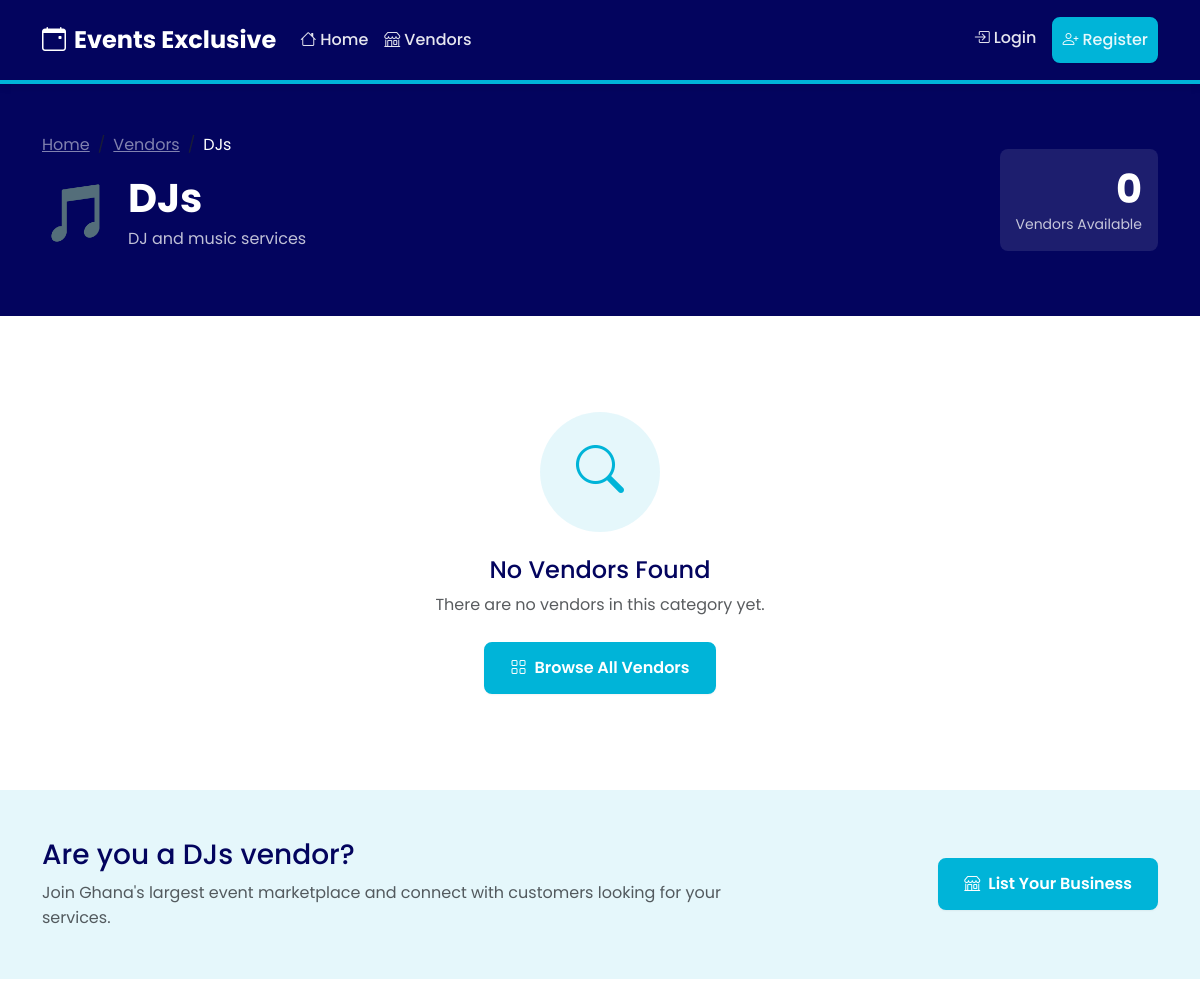
Page /vendors/category/djs/ (upper part) on the earlier database version.
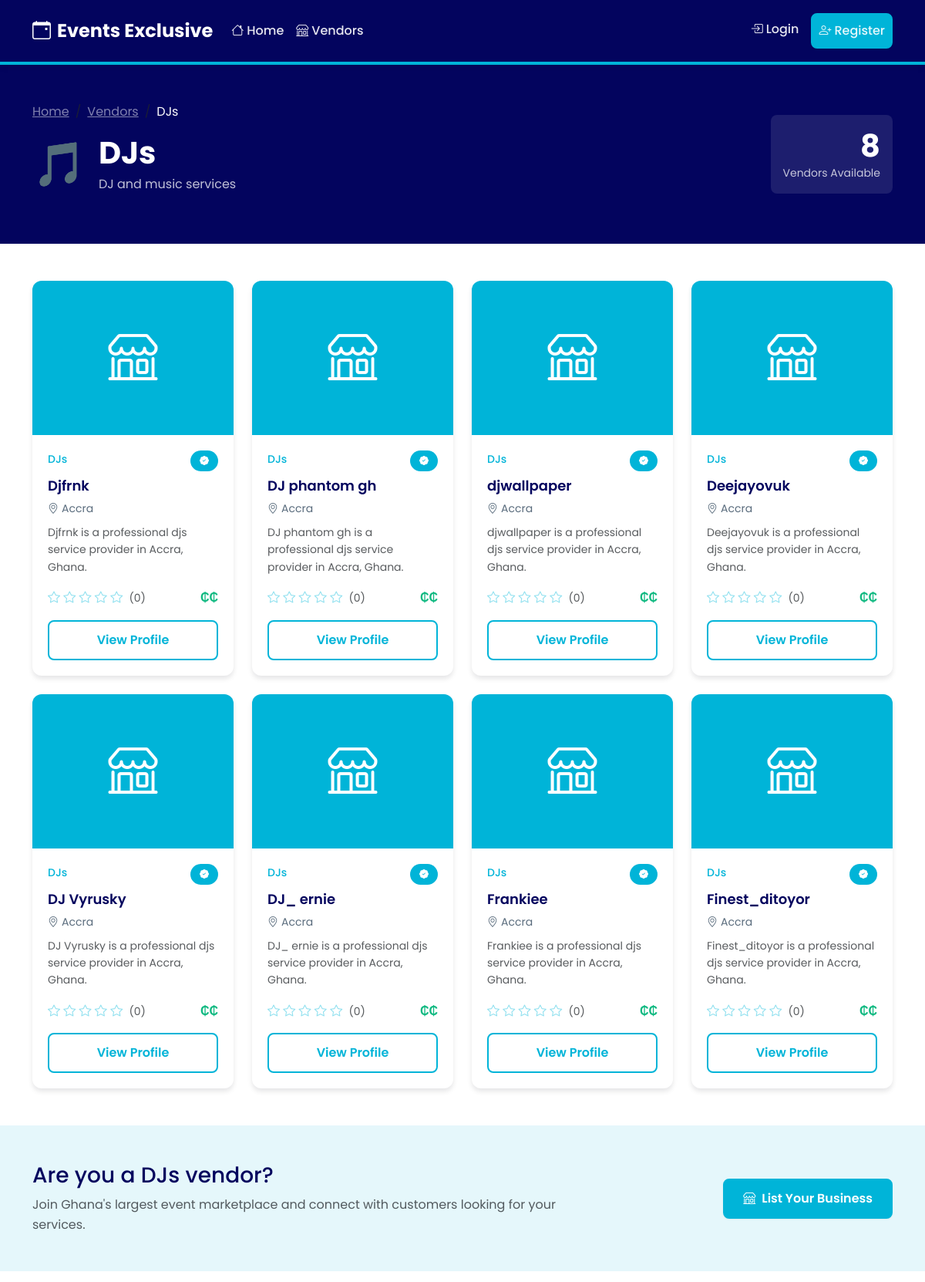
Same page on the later database version.
### vendors/models.py (models this page shows, shortened)
class Vendor(models.Model):
    STATUS_CHOICES = [
        ('pending', 'Pending'),
        ('active', 'Active'),
        ('suspended', 'Suspended'),
    ]
    PRICE_TIER_CHOICES = [
        ('low', 'Low (₵)'),
        ('medium', 'Medium (₵₵)'),
        ('high', 'High (₵₵₵)'),
    ]
    id = models.UUIDField(primary_key=True, default=uuid.uuid4, editable=False)
    user = models.ForeignKey('accounts.User', on_delete=models.CASCADE, related_name='vendors', null=True, blank=True)
    category = models.ForeignKey('categories.Category', on_delete=models.PROTECT, related_name='vendors')
    name = models.CharField(max_length=255)
    slug = models.SlugField(max_length=255, unique=True)
    subcategory = models.CharField(max_length=100, blank=True)
    description = models.TextField()
    address = models.CharField(max_length=500)
    city = models.CharField(max_length=100, default='Accra')
    neighborhood = models.CharField(max_length=100, blank=True)
    latitude = models.DecimalField(max_digits=9, decimal_places=6, null=True, blank=True)
    longitude = models.DecimalField(max_digits=9, decimal_places=6, null=True, blank=True)
    phone_number = models.CharField(max_length=20)
    email = models.EmailField()
    website = models.URLField(blank=True)
    social_links = models.JSONField(
        default=dict,
        blank=True,
        help_text="JSON object with instagram, facebook, twitter keys"
    )
    images = models.JSONField(default=list, blank=True, help_text="Array of image URLs")
    tags = models.JSONField(default=list, blank=True, help_text="Array of tags")
    price_tier = models.CharField(max_length=10, choices=PRICE_TIER_CHOICES, default='medium')
    estimated_price_range = models.CharField(max_length=100, blank=True, help_text="e.g. '₵500 - ₵2000'")
    rating = models.DecimalField(
        max_digits=3,
        decimal_places=2,
        default=0.00,
        validators=[MinValueValidator(0), MaxValueValidator(5)]
    )
    reviews_count = models.IntegerField(default=0)
    verified = models.BooleanField(default=False)
    status = models.CharField(max_length=10, choices=STATUS_CHOICES, default='pending')
    subscription_plan = models.ForeignKey(
        'billing.SubscriptionPlan',
        on_delete=models.SET_NULL,
        null=True,
        blank=True,
        related_name='vendors'
    )
    views_count = models.IntegerField(default=0)
    leads_count = models.IntegerField(default=0)
    created_at = models.DateTimeField(auto_now_add=True)
    updated_at = models.DateTimeField(auto_now=True)
    class Meta:
        db_table = 'vendors'
        ordering = ['-created_at']
        indexes = [
            models.Index(fields=['status', 'verified']),
            models.Index(fields=['category', 'city']),
            models.Index(fields=['slug']),
        ]
    @property
    def images_list(self):
        import json
        if not self.images:
            return []

### categories/models.py (models this page shows, shortened)
class Category(models.Model):
    id = models.UUIDField(primary_key=True, default=uuid.uuid4, editable=False)
    name = models.CharField(max_length=100, unique=True)
    slug = models.SlugField(max_length=100, unique=True)
    description = models.TextField(blank=True)
    icon = models.CharField(max_length=50, blank=True, help_text="Icon name or emoji (fallback)")
    image = models.ImageField(upload_to='categories/', blank=True, null=True, help_text="Category image")
    created_at = models.DateTimeField(auto_now_add=True)
    updated_at = models.DateTimeField(auto_now=True)
    class Meta:
        db_table = 'categories'
        verbose_name_plural = 'categories'
        ordering = ['name']

### vendors/views.py (the view)
# urls.py: path('category/<slug:slug>/', views.category_view, name='category_vendors'),
def category_view(request, slug):
    category = get_object_or_404(Category, slug=slug)
    vendors = Vendor.objects.filter(
        category=category,
        status='active',
        verified=True
    ).order_by('-rating', '-created_at')
    paginator = Paginator(vendors, settings.VENDORS_PER_PAGE)
    page_number = request.GET.get('page')
    page_obj = paginator.get_page(page_number)
    return render(request, 'vendors/category_vendors.html', {
        'category': category,
        'page_obj': page_obj,
    })

### templates/vendors/category_vendors.html (shortened to what the changed rows need)
{% extends 'base.html' %}
{% load static %}
{% block content %}
<section class="bg-gradient-primary text-white py-5">
    <div class="container">
        <div class="row align-items-center">
            <div class="col-md-8">
                <div class="d-flex align-items-center mb-3">
                    <div>
                        <h1 class="fw-bold mb-1">{{ category.name }}</h1>
                    </div>
                </div>
            </div>
            <div class="col-md-4 text-md-end">
                <div class="bg-white bg-opacity-10 rounded-3 p-3 d-inline-block">
                    <div class="text-white">
                        <span class="display-6 fw-bold">{{ page_obj.paginator.count }}</span>
                        <span class="d-block small opacity-75">Vendor{{ page_obj.paginator.count|pluralize }} Available</span>
                    </div>
                </div>
            </div>
        </div>
    </div>
</section>
<section class="py-5">
    <div class="container">
        {% if page_obj %}
            <div class="row g-4">
                {% for vendor in page_obj %}
                    <div class="col-lg-3 col-md-4 col-sm-6">
                        <div class="vendor-card h-100">
                            {% if vendor.images_list %}
                                <img src="{{ vendor.images_list.0 }}" class="card-img-top" alt="{{ vendor.name }}">
                            {% else %}
                                <div class="card-img-top bg-gradient-secondary d-flex align-items-center justify-content-center" style="height: 200px;">
                                    <i class="bi bi-shop text-white" style="font-size: 4rem;"></i>
                                </div>
                            {% endif %}
                            <div class="card-body d-flex flex-column">
                                <div class="d-flex justify-content-between align-items-start mb-2">
                                    <span class="vendor-category">{{ vendor.category.name }}</span>
                                    {% if vendor.verified %}
                                        <span class="verified-badge">
                                            <i class="bi bi-patch-check-fill"></i>
                                        </span>
                                    {% endif %}
                                </div>
                                <h5 class="vendor-name">{{ vendor.name }}</h5>
                                <p class="vendor-location mb-2">
                                    <i class="bi bi-geo-alt me-1"></i>{{ vendor.city }}{% if vendor.neighborhood %}, {{ vendor.neighborhood }}{% endif %}
                                </p>
                                <p class="text-muted small flex-grow-1">
                                    {{ vendor.description|truncatewords:15 }}
                                </p>
                                <div class="d-flex justify-content-between align-items-center mb-3">
                                    <div class="rating">
                                        {% for i in "12345" %}
                                            {% if forloop.counter <= vendor.rating %}
                                                <i class="bi bi-star-fill"></i>
                                            {% else %}
                                                <i class="bi bi-star"></i>
                                            {% endif %}
                                        {% endfor %}
                                        <span class="text-muted ms-1 small">({{ vendor.reviews_count }})</span>
                                    </div>
                                    <span class="price-tier">
                                        {% if vendor.price_tier == 'low' %}₵{% elif vendor.price_tier == 'medium' %}₵₵{% else %}₵₵₵{% endif %}
                                    </span>
                                </div>
                                <a href="{% url 'vendor_detail' vendor.slug %}" class="btn btn-outline-custom w-100">
                                    View Profile
                                </a>
                            </div>
                        </div>
                    </div>
                {% endfor %}
            </div>
        {% else %}
            <div class="text-center py-5">
                <div class="bg-pale rounded-circle d-inline-flex align-items-center justify-content-center mb-4" style="width: 120px; height: 120px;">
                    <i class="bi bi-search text-primary-custom" style="font-size: 3rem;"></i>
                </div>
                <h4 class="text-deep-navy">No Vendors Found</h4>
                <p class="text-muted mb-4">There are no vendors in this category yet.</p>
                <a href="{% url 'vendor_list' %}" class="btn btn-primary-custom">
                    <i class="bi bi-grid me-2"></i>Browse All Vendors
                </a>
            </div>
        {% endif %}
    </div>
</section>
{% endblock %}

Differences in the rows shown:
added Vendor: images "[]" (drawn), category.name "DJs", verified True (drawn), name "Djfrnk", city "Accra", description "Djfrnk is a professional djs service provider in Accra, Ghana.", rating 0 (drawn), reviews_count "0"
added Vendor: images "[]" (drawn), category.name "DJs", verified True (drawn), name "DJ phantom gh", city "Accra", description "DJ phantom gh is a professional djs service provider in Accra, Ghana.", rating 0 (drawn), reviews_count "0"
added Vendor: images "[]" (drawn), category.name "DJs", verified True (drawn), name "djwallpaper", city "Accra", description "djwallpaper is a professional djs service provider in Accra, Ghana.", rating 0 (drawn), reviews_count "0"
added Vendor: images "[]" (drawn), category.name "DJs", verified True (drawn), name "Deejayovuk", city "Accra", description "Deejayovuk is a professional djs service provider in Accra, Ghana.", rating 0 (drawn), reviews_count "0"
added Vendor: images "[]" (drawn), category.name "DJs", verified True (drawn), name "DJ Vyrusky", city "Accra", description "DJ Vyrusky is a professional djs service provider in Accra, Ghana.", rating 0 (drawn), reviews_count "0"
added Vendor: images "[]" (drawn), category.name "DJs", verified True (drawn), name "DJ_ ernie", city "Accra", description "DJ_ ernie is a professional djs service provider in Accra, Ghana.", rating 0 (drawn), reviews_count "0"
added Vendor: images "[]" (drawn), category.name "DJs", verified True (drawn), name "Frankiee", city "Accra", description "Frankiee is a professional djs service provider in Accra, Ghana.", rating 0 (drawn), reviews_count "0"
added Vendor: images "[]" (drawn), category.name "DJs", verified True (drawn), name "Finest_ditoyor", city "Accra", description "Finest_ditoyor is a professional djs service provider in Accra, Ghana.", rating 0 (drawn), reviews_count "0"
Other differences:
{{ page_obj.paginator.count }}: "0" → "8"
text no longer shown: "No Vendors Found There are no vendors in this category yet. Browse All Vendors"
